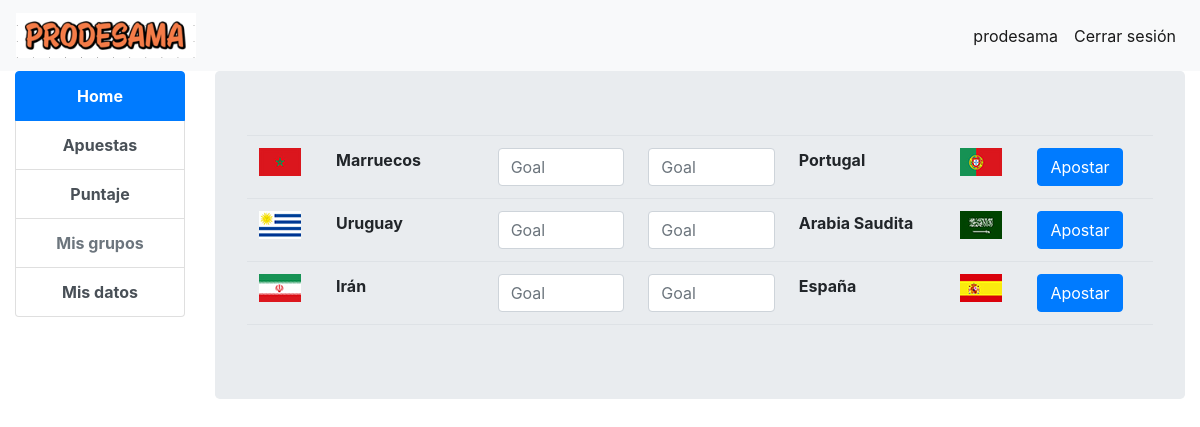
Screenshot of /home/apuestas (signed in) with the database file from the repository.
### prode/models.py (models this page shows, shortened)
class Match(models.Model):
    start = models.DateTimeField()
    end = models.DateTimeField()
    team1 = models.ForeignKey(Team, on_delete=models.CASCADE, related_name='+')
    team2 = models.ForeignKey(Team, on_delete=models.CASCADE, related_name='+')
    team1_score = models.PositiveIntegerField(default=0)
    team2_score = models.PositiveIntegerField(default=0)
    def is_unavailable(self):
        now = timezone.now()
        start = self.start - timedelta(hours=1)
        return now >= start

class Team(models.Model):
    name = models.CharField(max_length=50)
    flag = models.ImageField(upload_to='prode/images/flags/')

### prode/views.py (the view, shortened to what this page needs)
# urls.py: path('home/apuestas', login_required(views.BetView.as_view()), name='apuestas'),
class BetView(generic.DetailView):
    template_name = 'prode/apuestas.html'
    def get(self, request):
        m = Match.objects.all()
        matchs = []
        for i in m:
            if i.is_unavailable() == False:
                matchs.append(i)
        form = BetForm()
        bets = Bet.objects.all()
        return render(request, self.template_name, {'form': form, 'matchs': matchs, 'bets': bets})

### prode/forms.py
class BetForm(forms.ModelForm):
    team1_score = forms.IntegerField(min_value=0, max_value=15, widget=forms.NumberInput(attrs={'class':'form-control','placeholder':'Goal'}))
    team2_score = forms.IntegerField(min_value=0, max_value=15, widget=forms.NumberInput(attrs={'class':'form-control','placeholder':'Goal'}))
    match = forms.ModelChoiceField(queryset=Match.objects.only('id'))
    class Meta:
        model = Bet
        fields = ('team1_score', 'team2_score', 'match')

### prode/templates/prode/apuestas.html (shortened to what this page needs)
{% extends "prode/navigation.html" %}
{% load static %}
{% block content %}
<div class="lista-proximos-partidos">
    <table class="table">
        {% for match in matchs %}
        <form method="POST">
            <tr>
                <td><img src="{{ '/static/' }}{{ match.team1.flag }}" alt="Bandera"></td>
                <td><strong>{{ match.team1.name }}</strong></td>
                <td>{{ form.team1_score }}</td>
                <td>{{ form.team2_score }}</td>
                <td><strong>{{ match.team2.name}}</strong></td>
                <td><img src="{{ '/static/' }}{{ match.team2.flag }}" alt="Bandera"></td>
                <td><button class="btn btn-primary" type="submit">Apostar</button></td>
            </tr>
        </form>
        {% endfor %}
    </table>
</div>
{% endblock %}

### prode/templates/prode/base.html (shortened to what this page needs)
{% load static %}
<!doctype html>
<html lang="en">
<head>
    <link rel="stylesheet" type="text/css" href="{% static 'prode/css/style.css' %}" />
    <link rel="stylesheet" href="https://stackpath.bootstrapcdn.com/bootstrap/4.1.1/css/bootstrap.min.css">
</head>
<body style="overflow-x: hidden">
    <nav class="navbar navbar-expand-xl navbar-light bg-light">
        <img class="navbar-brand" src="{% static 'prode/images/prodelogo.png' %}" alt="PRODESAMA" width="180" height="auto">
        <div class="collapse navbar-collapse" id="navbarSupportedContent">
            <ul class="navbar-nav ml-auto">
                {% if user.is_authenticated %}
                <li class="nav-item active">
                    <a class="nav-link" href="{% url 'prode:home' %}">{{ user.username }}</a>
                <li class="nav-item active">
                    <a class="nav-link" href="/logout">Cerrar sesión
                    </a>
                </li>
                {% endif %}
            </ul>
        </div>
    </nav>
    {% block body_block %}
    {% endblock %}
</body>
</html>

### prode/static/prode/css/style.css (style rules this page uses)
.lista-proximos-partidos { height: 200px; overflow-y: auto; overflow-x:hidden; }

### rows the page displays
Match: team1.flag (picture), team1.name "Marruecos", team2.name "Portugal", team2.flag (picture)
Match: team1.flag (picture), team1.name "Uruguay", team2.name "Arabia Saudita", team2.flag (picture)
Match: team1.flag (picture), team1.name "Irán", team2.name "España", team2.flag (picture)

### other values shown
{{ user.username }} "prodesama"
